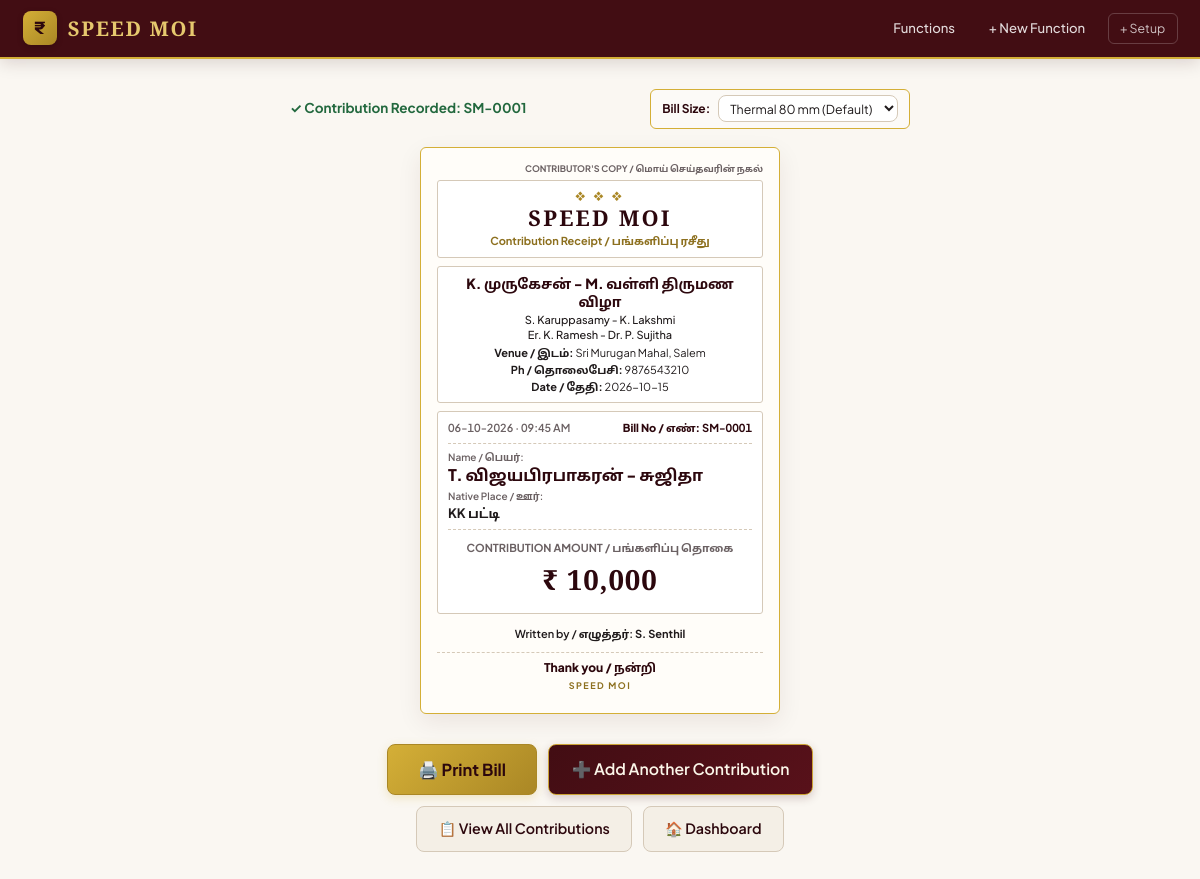
The app's page /receipt/1 with its own data.
### tables this page shows
CREATE TABLE functions (
                id INTEGER PRIMARY KEY AUTOINCREMENT,
                function_name TEXT NOT NULL,
                coordinator_name TEXT NOT NULL,
                function_date TEXT NOT NULL,
                host_details TEXT DEFAULT '',
                venue TEXT DEFAULT '',
                contact_number TEXT DEFAULT '',
                clerk_name TEXT DEFAULT '',
                next_bill_number INTEGER DEFAULT 1,
                created_at TIMESTAMP DEFAULT CURRENT_TIMESTAMP
            );

CREATE TABLE contributions (
                id INTEGER PRIMARY KEY AUTOINCREMENT,
                function_id INTEGER NOT NULL REFERENCES functions(id) ON DELETE CASCADE,
                bill_number INTEGER NOT NULL,
                contributor_name TEXT NOT NULL,
                native_place TEXT NOT NULL,
                amount INTEGER NOT NULL,
                entry_date TEXT NOT NULL,
                entry_time TEXT NOT NULL,
                created_at TIMESTAMP DEFAULT CURRENT_TIMESTAMP
            );

### app.py (the view)
@app.route('/receipt/<int:contribution_id>')
@login_required
def receipt(contribution_id):
    item = database.get_contribution(contribution_id)
    if not item:
        flash("Contribution record not found.", "error")
        return redirect(url_for('add_contribution'))
    bill_id = format_bill_id(item['bill_number'])
    formatted_amount = format_indian_currency(item['amount'])
    return render_template(
        'receipt.html',
        contribution=item,
        bill_id=bill_id,
        formatted_amount=formatted_amount
    )

### app.py (called while the page is built)
def ensure_session_authenticated():
    if 'user_id' not in session:
        admin_user = database.get_user_by_username('admin')
        if not admin_user:
            database.create_user('admin', generate_password_hash('admin123'))
            admin_user = database.get_user_by_username('admin')
        session['user_id'] = admin_user['id']
        session['username'] = admin_user['username']

def login_required(f):
    @wraps(f)
    def decorated_function(*args, **kwargs):
        ensure_session_authenticated()
        return f(*args, **kwargs)
    return decorated_function

@app.context_processor
def inject_global_data():
    current_func = None
    if 'function_id' in session:
        current_func = database.get_function(session['function_id'])
    return dict(current_function=current_func)

def format_indian_currency(amount):
    try:
        val = int(amount)
        s = str(abs(val))
    except (ValueError, TypeError):
        return f"₹{amount}"
    if len(s) <= 3:
        formatted = s
    else:
        last_three = s[-3:]
        remaining = s[:-3]
        parts = []
        while len(remaining) > 2:
            parts.insert(0, remaining[-2:])
            remaining = remaining[:-2]
        if remaining:
            parts.insert(0, remaining)
        formatted = ",".join(parts) + "," + last_three
    sign = "-" if val < 0 else ""
    return f"{sign}₹{formatted}"

def format_bill_id(bill_number):
    try:
        return f"SM-{int(bill_number):04d}"
    except (ValueError, TypeError):
        return f"SM-{bill_number}"

### database.py (called while the page is built)
def get_db_file():
    return os.environ.get('SPEED_MOI_DB') or os.path.join(os.path.dirname(os.path.abspath(__file__)), 'speed_moi.db')

def get_db():
    conn = sqlite3.connect(get_db_file())
    conn.row_factory = sqlite3.Row
    conn.execute("PRAGMA foreign_keys = ON;")
    return conn

def get_user_by_username(username):
    conn = get_db()
    cursor = conn.cursor()
    cursor.execute("SELECT * FROM users WHERE username = ?", (username.strip(),))
    user = cursor.fetchone()
    conn.close()
    return user

### templates/receipt.html (shortened to what this page needs)
{% extends "base.html" %}
{% block content %}
<div class="receipt-wrapper">
  <div class="no-print" style="margin-bottom: 1.25rem; display: flex; justify-content: space-between; align-items: center; flex-wrap: wrap; gap: 0.75rem;">
    <div style="font-size: 0.9rem; color: var(--color-success); font-weight: 700;">
      ✓ Contribution Recorded: {{ bill_id }}
    </div>
    <div style="display: flex; align-items: center; gap: 0.5rem; background: var(--color-ivory-50); border: 1px solid var(--color-gold-400); border-radius: 6px; padding: 0.35rem 0.75rem;">
      <label for="bill-size-select" style="font-size: 0.8rem; font-weight: 700; color: var(--color-burgundy-900);">
        Bill Size:
      </label>
      <select id="bill-size-select" class="form-select" style="width: auto; padding: 0.25rem 0.5rem; font-size: 0.825rem; background: white;">
        <option value="80mm" selected>Thermal 80 mm (Default)</option>
      </select>
    </div>
  </div>
  <div class="thermal-receipt-container size-80mm" id="thermal-receipt-card">
    <div class="receipt-copy-notice">
      Contributor's Copy / மொய் செய்தவரின் நகல்
    </div>
    <div class="receipt-boxed-section receipt-header-box">
      <div class="receipt-motif">❖ ❖ ❖</div>
      <div class="receipt-main-title">SPEED MOI</div>
      <div class="receipt-sub-badge">
        Contribution Receipt / பங்களிப்பு ரசீது
      </div>
    </div>
    <div class="receipt-boxed-section receipt-function-box">
      <div class="receipt-func-name">
        {{ contribution.function_name }}
      </div>
      {% if contribution.host_details %}
      <div class="receipt-host-lines">
        {% for line in contribution.host_details.split('\n') %}
          {% if line.strip() %}
          <div>{{ line.strip() }}</div>
          {% endif %}
        {% endfor %}
      </div>
      {% endif %}
      {% if contribution.venue %}
      <div class="receipt-venue-line">
        <strong>Venue / இடம்:</strong> {{ contribution.venue }}
      </div>
      {% endif %}
      {% if contribution.contact_number %}
      <div class="receipt-contact-line">
        <strong>Ph / தொலைபேசி:</strong> {{ contribution.contact_number }}
      </div>
      {% endif %}
      <div class="receipt-date-line">
        <strong>Date / தேதி:</strong> {{ contribution.function_date }}
      </div>
    </div>
    <div class="receipt-boxed-section receipt-entry-box">
      <div class="receipt-row-split">
        <div class="receipt-entry-datetime tabular-nums">
          {{ contribution.entry_date }} · {{ contribution.entry_time }}
        </div>
        <div class="receipt-entry-bill-id tabular-nums">
          Bill No / எண்: <strong>{{ bill_id }}</strong>
        </div>
      </div>
      <div class="receipt-divider-line"></div>
      <div class="receipt-contributor-section">
        <div class="receipt-field-label">Name / பெயர்:</div>
        <div class="receipt-contributor-name">
          {{ contribution.contributor_name }}
        </div>
      </div>
      <div class="receipt-place-section">
        <div class="receipt-field-label">Native Place / ஊர்:</div>
        <div class="receipt-place-val">
          {{ contribution.native_place }}
        </div>
      </div>
      <div class="receipt-divider-line"></div>
      <div class="receipt-amount-container">
        <div class="receipt-amount-label">
          Contribution Amount / பங்களிப்பு தொகை
        </div>
        <div class="receipt-amount-huge tabular-nums">
          ₹ {{ "{:,}".format(contribution.amount) }}
        </div>
      </div>
    </div>
    <div class="receipt-clerk-line">
      Written by / எழுத்தர்: <strong>{{ contribution.clerk_name or contribution.coordinator_name }}</strong>
    </div>
    <div class="receipt-footer-box">
      <div class="receipt-thankyou">Thank you / நன்றி</div>
      <div class="receipt-footer-brand">SPEED MOI</div>
    </div>
  </div>
  <div class="receipt-actions no-print" style="margin-top: 2rem;">
    <button id="btn-print-bill" onclick="window.print();" class="btn btn-gold" style="font-size: 1.1rem; padding: 0.85rem 2rem;">
      🖨️ Print Bill
    </button>
    <a href="{{ url_for('add_contribution') }}" class="btn btn-primary" style="font-size: 1.05rem; padding: 0.85rem 1.5rem;">
      ➕ Add Another Contribution
    </a>
    <a href="{{ url_for('contributions_list') }}" class="btn btn-secondary">
      📋 View All Contributions
    </a>
    <a href="{{ url_for('dashboard') }}" class="btn btn-secondary">
      🏠 Dashboard
    </a>
  </div>
</div>
{% endblock %}

### templates/base.html (shortened to what this page needs)
<!DOCTYPE html>
<html lang="en">
<head>
  <link rel="stylesheet" href="{{ url_for('static', filename='css/style.css') }}">
</head>
<body>
  {% if session.get('user_id') %}
  <header class="speed-header">
    <div class="speed-header-inner">
      <a href="{{ url_for('dashboard') if session.get('function_id') else url_for('function_setup') }}" class="brand-wrap">
        <div class="brand-icon">₹</div>
        <div class="brand-title">SPEED MOI</div>
      </a>
      <nav class="nav-actions">
        <a href="{{ url_for('previous_functions') }}" class="nav-link {% if request.path == url_for('previous_functions') %}active{% endif %}">
          Functions
        </a>
        <a href="{{ url_for('function_setup') }}" class="nav-link {% if request.path == url_for('function_setup') %}active{% endif %}">
          + New Function
        </a>
        <a href="{{ url_for('function_setup') }}" class="btn-nav-logout">
          + Setup
        </a>
      </nav>
    </div>
  </header>
  {% endif %}
  <main class="main-container">
    {% block content %}{% endblock %}
  </main>
</body>
</html>

### records on screen
functions: function_name "K. முருகேசன் - M. வள்ளி திருமண விழா", venue "Sri Murugan Mahal, Salem", contact_number "9876543210", function_date "2026-10-15", clerk_name "S. Senthil"
contributions: entry_date "06-10-2026", entry_time "09:45 AM", contributor_name "T. விஜயபிரபாகரன் - சுஜிதா", native_place "KK பட்டி", amount "10,000"

### other values on screen
{{ bill_id }} "SM-0001"
{{ line.strip() }} "S. Karuppasamy - K. Lakshmi" "Er. K. Ramesh - Dr. P. Sujitha"
